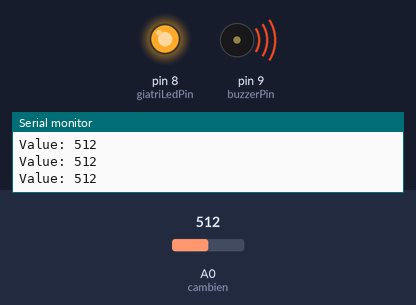
Simulated run of this sketch. Board: Arduino Uno, built with avr-gcc and run on an emulated ATmega328P. On the bench: output pins drawn as LEDs (lit = HIGH), buzzer (waves = sounding), the last lines printed to the serial monitor. The inputs (shaded band) are chosen by the test bench; at power-on: A0 (cambien) = 512.

Above: at 1.2 s.
1.3 s: A0 (cambien) set to 163
At 2.2 s:
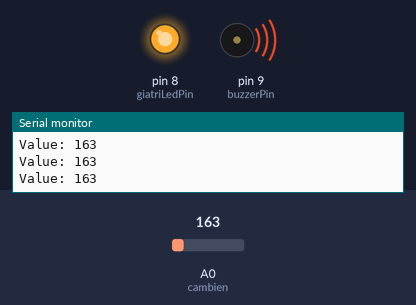
2.8 s: A0 (cambien) set to 143
At 3.5 s:
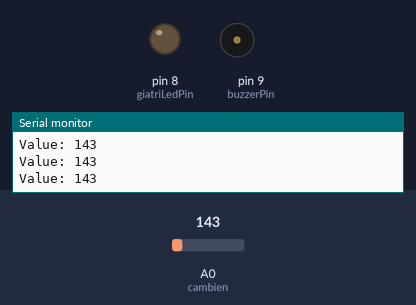
4.4 s: A0 (cambien) set to 160
At 5.7 s:
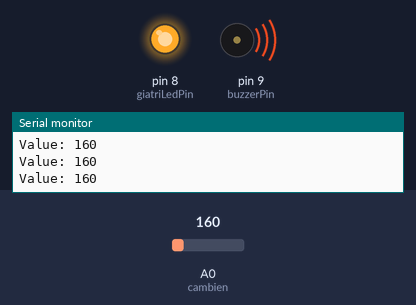
6.0 s: A0 (cambien) set to 140
At 6.9 s:
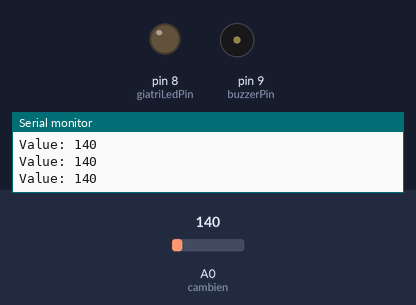
Timing chart, 0 to 8.6 s (numbered marks = the images above; inputs shaded):
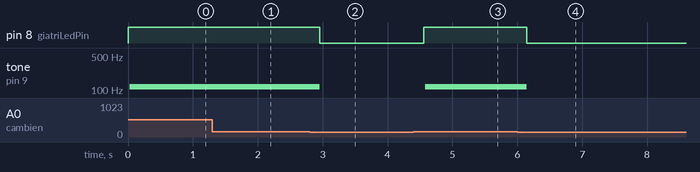

Measured:
- the behaviour switches between 151 and 150 on A0 (cambien) (found by bisection; images 1 and 2)
- after the input at 1.3 s, tone on pin 9 (buzzerPin): stays 118 Hz (without the input it goes to 673 Hz after 1.4 s)
- after the input at 2.8 s, pin 8 (giatriLedPin): HIGH → LOW after 0.15 s; tone on pin 9 (buzzerPin): 118 Hz → silent after 0.15 s
- after the input at 4.4 s, pin 8 (giatriLedPin): LOW → HIGH after 0.16 s; tone on pin 9 (buzzerPin): silent → 118 Hz after 0.18 s
- after the input at 6.0 s, pin 8 (giatriLedPin): HIGH → LOW after 0.15 s; tone on pin 9 (buzzerPin): 118 Hz → silent after 0.15 s

The sketch:

GasSensor.ino
```cpp
const int cambien = A0; // Cảm biến nối chân số A0 Arduino
const int giatriLedPin = 8; // Chân nối với đèn LED
const int buzzerPin = 9; // Chân nối với buzzer
float sinVal;
int toneVal;
long duration;
float distance;

int giatri;

void setup() {
  Serial.begin(9600);
  pinMode(giatriLedPin, OUTPUT);
  pinMode(cambien, INPUT);
}

void loop() {
  giatri = analogRead(cambien); // Đọc giá trị analog từ cảm biến và gán vào biến giatri

  if (giatri > 150) { // Nếu giá trị cảm biến gas lớn hơn 600
    // Đèn LED sáng
    digitalWrite(giatriLedPin, HIGH);
    // Buzzer phát ra tiếng cảnh báo
    for(int x=0; x<180; x++){
    sinVal = sin(x*(3.2423/180));
    toneVal = 200 + (int(sinVal *1000));
    tone(buzzerPin, toneVal);
    }
  } else {
    digitalWrite(giatriLedPin, LOW); // Đèn LED tắt
    noTone(buzzerPin); // Tắt buzzer
  }

  Serial.print("Value: ");
  Serial.println(giatri);
  delay(200);
}
```
